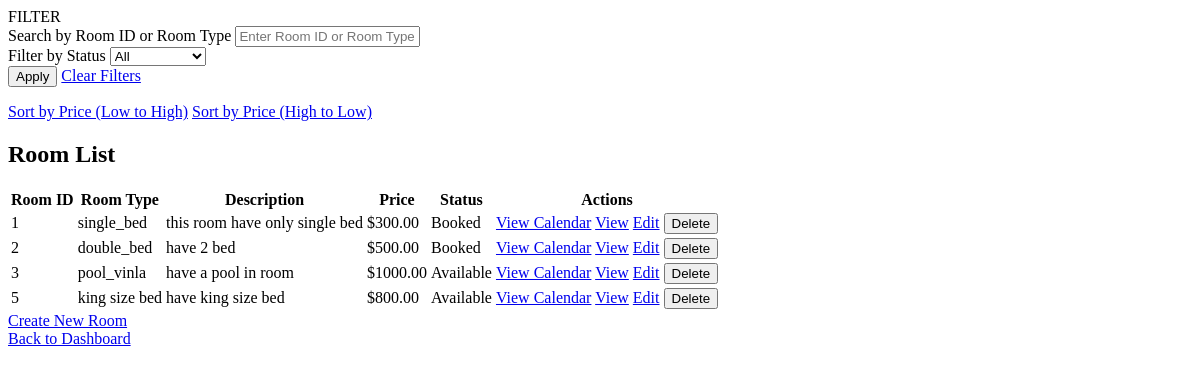
Page /rooms/ on the earlier database version.
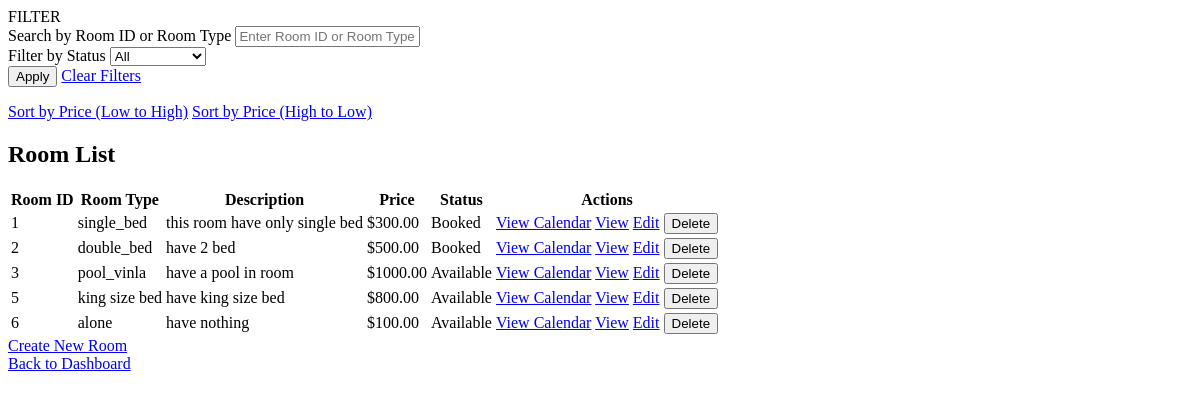
Same page on the later database version.
### core/models.py (models this page shows, shortened)
class Room(models.Model):
    room_type = models.CharField(max_length=100)
    description = models.TextField()
    price_per_night = models.DecimalField(max_digits=8, decimal_places=2)
    status = models.CharField(max_length=50, choices=[('available', 'Available'), ('booked', 'Booked'), ('pending', 'Pending')])
    created_at = models.DateTimeField(auto_now_add=True)
    updated_at = models.DateTimeField(auto_now=True)

### core/views.py (the view)
# urls.py: path('rooms/', views.room_list, name='room_list'),
def room_list(request):
    status_filter = request.GET.get('status', 'all')  # Default to 'all'
    search_query = request.GET.get('search', '').strip()  # Search query
    sort_option = request.GET.get('sort', '')  # Sorting option
    if status_filter == 'available':
        rooms = Room.objects.filter(status='available')
    elif status_filter == 'booked':
        rooms = Room.objects.filter(status='booked')
    elif status_filter == 'pending':
        rooms = Room.objects.filter(status='pending')
    else:
        rooms = Room.objects.all()
    if search_query:
        rooms = rooms.filter(
            Q(room_number__icontains=search_query) |
            Q(id__icontains=search_query) |
            Q(room_type__icontains=search_query)
        )
    if sort_option == 'price_asc':
        rooms = rooms.order_by('price_per_night')  # Sort by price (ascending)
    elif sort_option == 'price_desc':
        rooms = rooms.order_by('-price_per_night')  # Sort by price (descending)
    status_counts = {
        'all': Room.objects.count(),
        'available': Room.objects.filter(status='available').count(),
        'booked': Room.objects.filter(status='booked').count(),
        'pending': Room.objects.filter(status='pending').count(),
    }
    context = {
        'rooms': rooms,
        'status_counts': status_counts,
        'selected_status': status_filter,
        'sort_option': sort_option,
        'search_query': search_query,
    }
    return render(request, 'core/room_list.html', context)

### core/templates/core/room_list.html (shortened to what this page needs)
<div class="container mt-4">
    <div class="row">
        <div class="col-md-3">
            <div class="card">
                <div class="card-header">FILTER</div>
                <div class="card-body">
                    <form method="get" action="{% url 'room_list' %}">
                        <div class="form-group">
                            <label for="search">Search by Room ID or Room Type</label>
                            <input
                                type="text"
                                name="search"
                                id="search"
                                value="{{ search_query }}"
                                placeholder="Enter Room ID or Room Type"
                                class="form-control mb-3"
                            >
                        </div>
                        <div class="form-group">
                            <label for="status">Filter by Status</label>
                            <select name="status" id="status" class="form-control mb-3">
                                <option value="all" {% if status_filter == 'all' %}selected{% endif %}>All</option>
                            </select>
                        </div>
                        <button type="submit" class="btn btn-primary btn-block">Apply</button>
                        <a href="{% url 'room_list' %}" class="btn btn-secondary btn-block">Clear Filters</a>
                    </form>
                </div>
            </div>
        </div>
        <div class="filter-options">
            <a href="?sort=price_asc" class="{% if sort_option == 'price_asc' %}active{% endif %}">Sort by Price (Low to High)</a>
            <a href="?sort=price_desc" class="{% if sort_option == 'price_desc' %}active{% endif %}">Sort by Price (High to Low)</a>
        </div>
        <div class="col-md-9">
            <h2>Room List</h2>
            <table class="table table-striped">
                <thead>
                    <tr>
                        <th>Room ID</th>
                        <th>Room Type</th>
                        <th>Description</th>
                        <th>Price</th>
                        <th>Status</th>
                        <th>Actions</th>
                    </tr>
                </thead>
                <tbody>
                    {% for room in rooms %}
                    <tr>
                        <td>{{ room.id }}</td>
                        <td>{{ room.room_type }}</td>
                        <td>{{ room.description }}</td>
                        <td>${{ room.price_per_night }}</td>
                        <td>{{ room.status|title }}</td>
                        <td>
                            <a href="{% url 'room_calendar' room.id %}" class="btn btn-info btn-sm">View Calendar</a>
                            <a href="{% url 'room_detail' room.id %}" class="btn btn-info btn-sm">View</a>
                            <a href="{% url 'room_edit' room.id %}" class="btn btn-warning btn-sm">Edit</a>
                            <form method="post" action="{% url 'room_delete' room.id %}" style="display:inline;">
                                <button type="submit" class="btn btn-danger btn-sm">Delete</button>
                            </form>
                        </td>
                    </tr>
                    {% empty %}
                    <tr>
                        <td colspan="7" class="text-center">No rooms found.</td>
                    </tr>
                    {% endfor %}
                </tbody>
            </table>
        </div>
    </div>
</div>
<a href="{% url 'create_room' %}" class="btn btn-success">Create New Room</a>
<div class="d-flex justify-content-end mb-3">
<a href="{% url 'dashboard' %}" class="btn btn-secondary">Back to Dashboard</a>

Differences in the rows shown:
added Room: id "6", room_type "alone", description "have nothing", price_per_night "100.00", status "Available"
